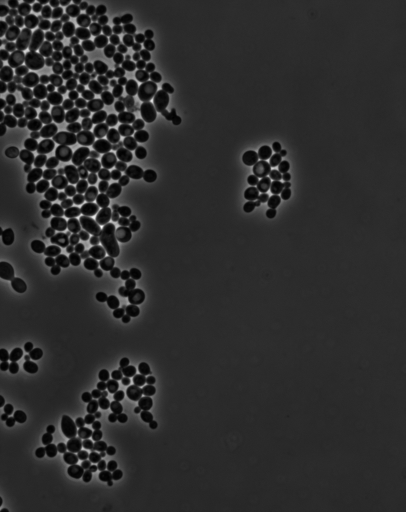
%> input picture RBT_on_AI_segmentation_tool/yeast_nd057_t000250c1_original.tif, 406 x 512 px
$ octave --eval "result = GCLAHE(imread('../RBT_on_AI_segmentation_tool/yeast_nd057_t000250c1_original.tif'));"   (GNU Octave 9; MATLAB toolbox functions it lacks are replaced by stand-ins)
%> lines starting %> are read from the running program, lines starting %| are printed output that depends on the picture
function [LEI, final_clip_factor, iterations] = GCLAHE(I)
%%%%%
% GCLAHE - Global CLAHE using similarity optimization
%
% Inputs:
%   I - Original grayscale image
%
% Outputs:
%   LEI               - Locally Enhanced Image
%   final_clip_factor - Best clip factor found
%   iterations        - Number of iterations performed
%
% Note: this code is derived from the algorithm proposed in
% 	S. N. Nia and F. Y. Shih,
%	"Medical X-Ray Image Enhancement Using Global Contrast-Limited
%	Adaptive Histogram Equalization,"
%	IJPRAI, vol. 38, no. 12, 2457010, 2024
%	https://doi.org/10.1142/S0218001424570106
%%%%%

% Initialization
TS = 8;                      % Tile size for CLAHE
N = 0;                       % Iteration counter
LEI = I;                     % Initialize Local Enhanced Image with original
Clipping_Factor = 3;         % Initial clip factor

% Compute global enhancement for reference
GEI = histeq(LEI);                      % Global Histogram Equalization
Prev_F = evaluate_similarity(GEI, LEI); % Initial similarity score

max_iter = TS * TS - 1;      % Max iterations

while N < max_iter
    GEI = histeq(LEI);

    % Normalize the Clipping Factor for ClipLimit
    clip_limit = min(Clipping_Factor / 10, 1); % Ensure ClipLimit is between 0 and 1

    % Apply CLAHE with updated clip limit and tile grid [8 8]
    New_LEI = adapthisteq(LEI, ...
        'ClipLimit', clip_limit, ...
        'NumTiles', [TS TS]);

    F = evaluate_similarity(GEI, New_LEI);

    if F > Prev_F
        Prev_F = F;
        LEI = New_LEI;
        Clipping_Factor = Clipping_Factor + 1;
    else
        final_clip_factor = Clipping_Factor - 1;
        iterations = N;
        return; % Exit loop early and return best result
    end
    N = N + 1;
end

% If loop completes, return final result
final_clip_factor = Clipping_Factor;
iterations = N;
end

% ---------------------------------------------
% Similarity evaluation function (can be replaced with PSNR, etc.)
function score = evaluate_similarity(img1, img2)
% Evaluate similarity using SSIM (Structural Similarity Index)
score = ssim(im2double(img1), im2double(img2));
end
%> in GCLAHE, LEI is the input picture: size 512x406 uint16; min 2381, max 20995, mean 5730
%> in GCLAHE, `GEI = histeq(LEI);`:
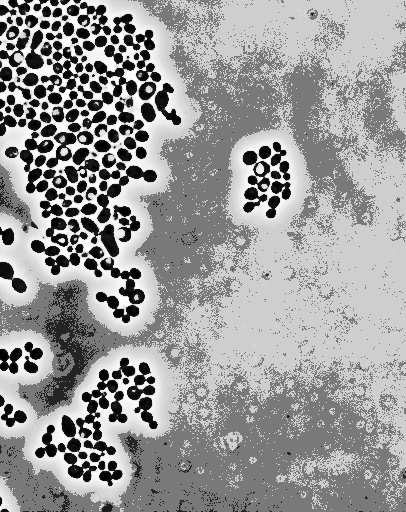
%> GEI: size 512x406 uint16; min 0, max 65535, mean 39671.2; drawn with min black and max white
%> in evaluate_similarity, `score = ssim(im2double(img1), im2double(img2));`: score = 0.0866
%> the loop in GCLAHE, `while N < max_iter` made 14 passes
%> (score in evaluate_similarity, F, Prev_F) on passes 1 to 12: (0.533, 0.533, 0.533), (0.964, 0.964, 0.964), (0.995, 0.995, 0.995), (0.997, 0.997, 0.997), (0.997, 0.997, 0.997), (0.998, 0.998, 0.998), (0.998, 0.998, 0.998), (0.998, 0.998, 0.998), (0.998, 0.998, 0.998), (0.998, 0.998, 0.998), (0.998, 0.998, 0.998), (0.998, 0.998, 0.998)
%> (score in evaluate_similarity, F) on pass 14: (0.998, 0.998)
%> pass 1, in GCLAHE, `New_LEI = adapthisteq(LEI, 'ClipLimit', clip_limit, 'NumTiles', [TS TS..`:
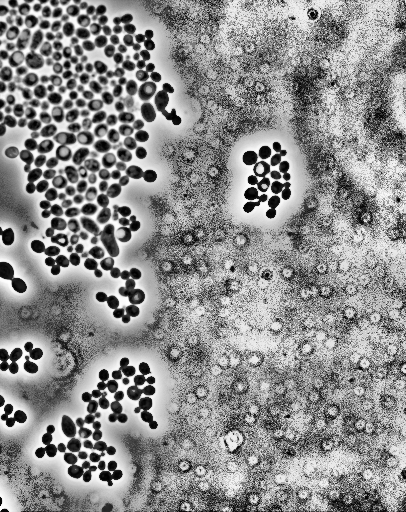
%> New_LEI: size 512x406 uint16; min 0, max 65535, mean 36339.2; drawn with min black and max white
%> pass 2, in GCLAHE, `GEI = histeq(LEI);`:
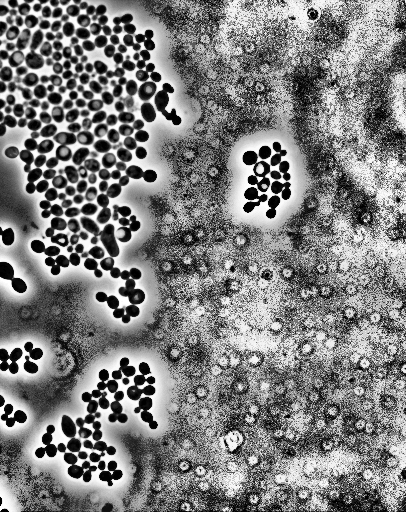
%> GEI: size 512x406 uint16; min 0, max 65535, mean 32423.4; drawn with min black and max white
%> pass 2, in GCLAHE, `New_LEI = adapthisteq(LEI, 'ClipLimit', clip_limit, 'NumTiles', [TS TS..`:
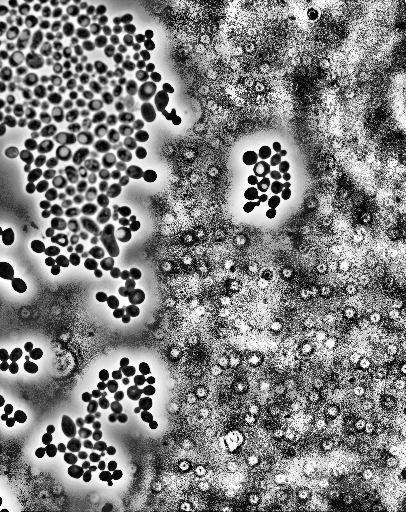
%> New_LEI: size 512x406 uint16; min 0, max 65535, mean 33042.1; drawn with min black and max white
%> `result = GCLAHE(imread('../RBT_on_AI_segmentation_tool/yeast_nd057_t00..`:
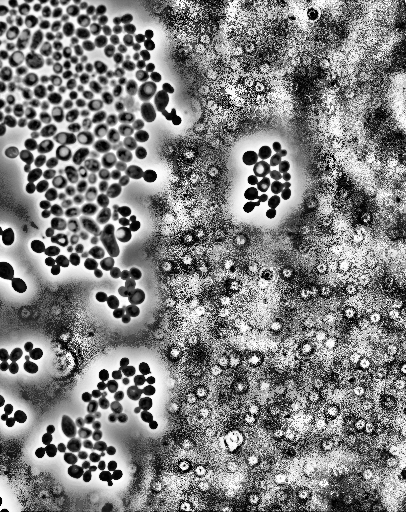
%> result: size 512x406 uint16; min 0, max 65535, mean 32929.8; drawn with min black and max white
